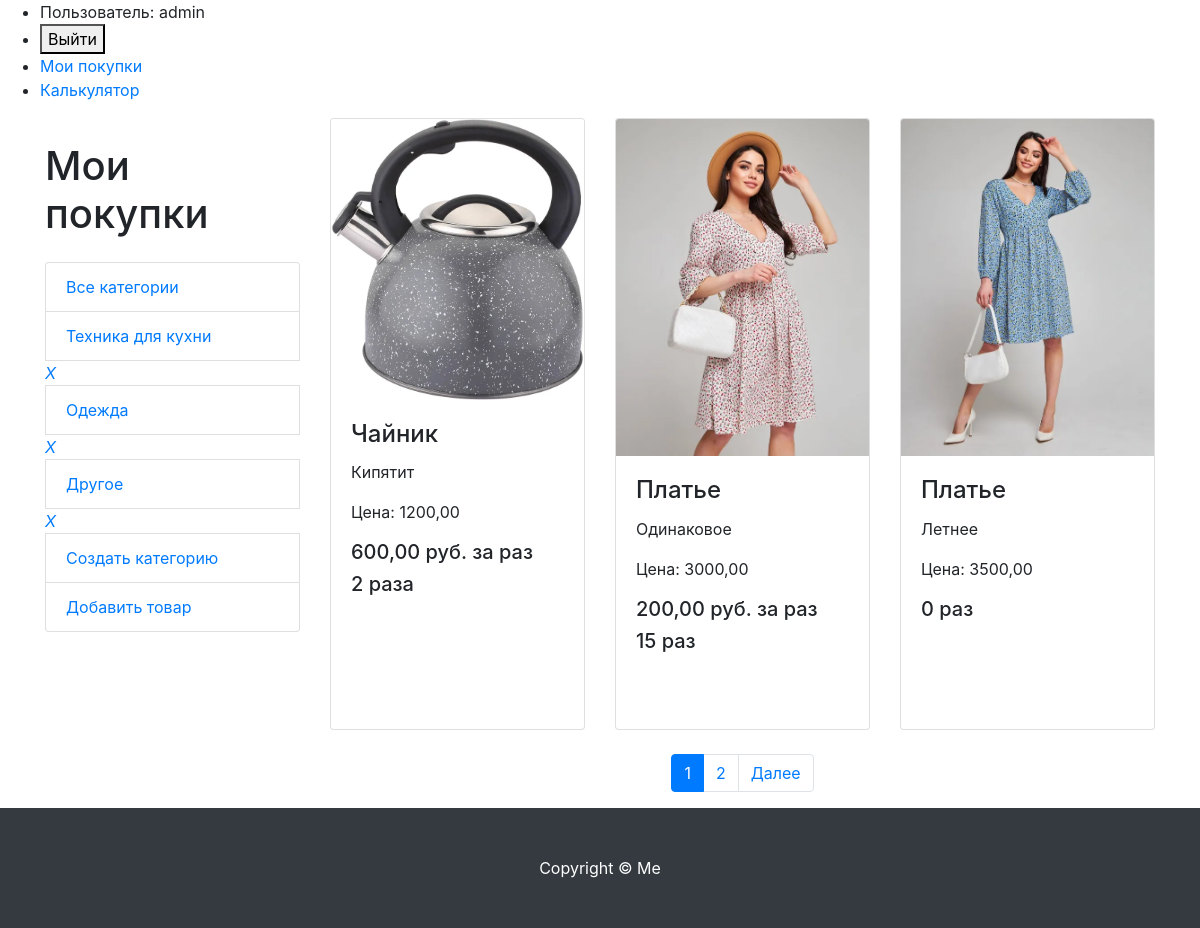
Screenshot of /products/ (signed in) with the database file from the repository.
### myproducts/models.py (models this page shows, shortened)
class Category(models.Model):
    name = models.CharField(max_length=100, unique=True, verbose_name='Категория')
    description = models.TextField(blank=True, verbose_name='Описание категории')
    class Meta:
        verbose_name = 'категорию'
        verbose_name_plural = 'Категории'

class Product(models.Model):
    name = models.CharField(max_length=256, verbose_name='Название')
    image = models.ImageField(upload_to='products_images/', blank=True, verbose_name='Изображение')
    description = models.CharField(max_length=250, blank=True, verbose_name='Описание')
    price = models.DecimalField(max_digits=8, decimal_places=2, verbose_name='Цена')
    times = models.PositiveIntegerField(default=0, blank=True, verbose_name='Количество раз')
    category = models.ForeignKey(Category, on_delete=models.CASCADE, verbose_name='Категория')
    class Meta:
        verbose_name = 'товар'
        verbose_name_plural = 'Товары'

### myproducts/views.py (the view)
# urls.py: path('products/', views.my_products, name='my_products'),
def my_products(request, category_id=None):
    context = {
        'title': 'Мои покупки',
        'categories': Category.objects.all(),
    }
    if category_id:
        products = Product.objects.filter(category_id=category_id)
    else:
        products = Product.objects.all()
    paginator = Paginator(products, 3)
    page_number = request.GET.get('page')
    page_obj = paginator.get_page(page_number)
    context.update({'products': page_obj})
    return render(request, 'myproducts/myproducts.html', context)

### myproducts/templates/myproducts/myproducts.html (shortened to what this page needs)
{% extends 'calculator/base.html' %}
{% load static %}
{% load mathfilters %}
{% block content %}
<div class="container">
    <div class="row">
        <div class="col-lg-3">
            <h1 class="my-4">Мои покупки</h1>
            <div class="list-group">
                {% include 'myproducts/category.html' %}
            </div>
        </div>
        <div class="col-lg-9">
            <div class="row">
                {% for product in products %}
                <div class="col-lg-4 col-md-6 mb-4">
                    <div class="card h-100">
                        <a href="product.html">
                            <img class="card-img-top"
                                 src="{{ product.image.url }}"
                                 alt="">
                        </a>
                        <div class="card-body">
                            <h4 class="card-title">{{ product.name }}</h4>
                            <p class="card-text">{{ product.description }}</p>
                            <p class="card-text">Цена: {{ product.price }}</p>
                            {% if product.times >= 1 %}
                            <h5 class="price">{{ product.price |div:product.times |floatformat:2 }} руб. за раз</h5>
                            {% endif %}
                            <h5 class="price">{{ product.times }}
                            {% with modulo=product.times|mod:10 %}
                                {% if product.times == 12 or product.times == 13 or product.times == 14 %}
                                    раз
                                {% elif modulo == 2 or modulo == 3 or modulo == 4 %}
                                    раза
                                {% else %}
                                    раз
                                {% endif %}
                            {% endwith %}
                            </h5>
                        </div>
                    </div>
                </div>
                {% endfor %}
            </div>
            {% if products %}
            <nav aria-label="Page navigation example">
                <ul class="pagination justify-content-center">
                    {% if products.has_other_pages %}
                    {% for page in products.paginator.page_range %}
                    <li
                            class="page-item {% if page == products.number %} active {% endif %}"><a class="page-link"
                                                                            href="?page={{ page }}">{{page}}</a></li>
                    {% endfor %}
                    {% endif %}
                    {% if products.has_next %}
                    <li class="page-item">
                        <a class="page-link" href="?page={{ products.next_page_number }}">Далее</a>
                    </li>
                    {% endif %}
                </ul>
            </nav>
            {% endif %}
        </div>
    </div>
</div>
<footer class="py-5 bg-dark">
    <div class="container">
        <p class="m-0 text-center text-white">Copyright &copy; Me</p>
    </div>
</footer>
{% endblock %}

### calculator/templates/calculator/base.html (shortened to what this page needs)
<!DOCTYPE html>
{% load static %}
<html lang="en">
<head>
     <link href="{% static 'vendor/bootstrap/css/bootstrap.min.css' %}" rel="stylesheet">
    </head>
<body>
{% if user.is_authenticated %}
<div class="menu">
    <div class="wrap">
        <ul>
            <li class="logo">Пользователь: {{ user.username }}</li>
            <li>
                <form action="{% url 'logoutuser' %}" method="POST">
                    <button class="top">Выйти</button>
                </form>
            </li>
            <li><a href="{% url 'my_products' %}">Мои покупки</a></li>
            <li><a href="{% url 'calculator' %}">Калькулятор</a></li>
        </ul>
    </div>
</div>
{% endif %}
{% block content %}{% endblock %}
</body>
</html>

### myproducts/templates/myproducts/category.html
<div class="list-group">
    <a href="{% url 'my_products' %}" class="list-group-item">Все категории</a>
    {% for category in categories %}
    <a href="{% url 'category' category.id %}" class="list-group-item">{{ category.name }}</a>
    <a href="{% url 'delete_category' category.id %}"><i>X</i></a>
    {% endfor %}
    <a href="{% url 'create_category' %}" class="list-group-item">Создать категорию</a>
    <a href="{% url 'create_product' %}" class="list-group-item">Добавить товар</a>
</div>

### rows the page displays
Category: name "Техника для кухни"
Category: name "Одежда"
Category: name "Другое"
Product: image (picture), name "Чайник", description "Кипятит", price "1200,00", price|div "600,00", times "2", shows "раза"
Product: image (picture), name "Платье", description "Одинаковое", price "3000,00", price|div "200,00", times "15", shows "раз"
Product: image (picture), name "Платье", description "Летнее", price "3500,00", times "0", shows "раз"

### other values shown
{{ user.username }} "admin"
{{ page }} "1" "2"
